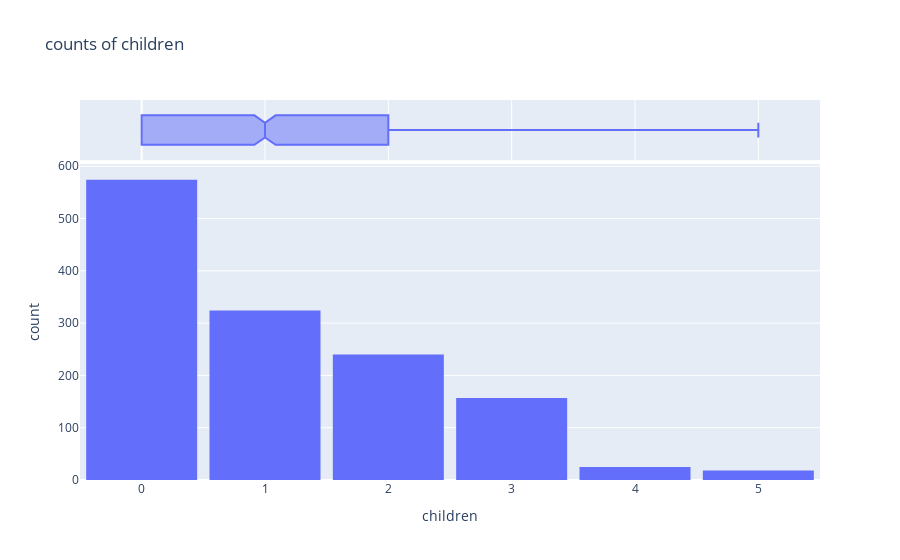

Write notebook code for a chart like this one.
### Code cell
#now I'm just curious
fig = px.histogram(medical_df, 
                   x='children', 
                   marginal='box', 
                   title='counts of children')
fig.update_layout(bargap=0.1)
fig.show()

#ok so it looks like we should expected to see slightly more of 0 in each of the above cetagories

### Figure 1 — Plotly figure (JSON) as saved in the notebook; plotly's stock layout.template omitted (floating-point values rounded to 4 significant figures; data arrays with more than 128 entries replaced by an {"elided": "..."} marker saying what was removed)
{"data": [{"bingroup": "x", "hovertemplate": "children=%{x}<br>count=%{y}<extra></extra>", "legendgroup": "", "marker": {"color": "#636efa", "pattern": {"shape": ""}}, "name": "", "orientation": "v", "showlegend": false, "type": "histogram", "x": {"elided": "1338 int values"}, "xaxis": "x", "yaxis": "y"}, {"hovertemplate": "children=%{x}<extra></extra>", "legendgroup": "", "marker": {"color": "#636efa"}, "name": "", "notched": true, "showlegend": false, "type": "box", "x": {"elided": "1338 int values"}, "xaxis": "x2", "yaxis": "y2"}], "layout": {"bargap": 0.1, "barmode": "relative", "legend": {"tracegroupgap": 0}, "title": {"text": "counts of children"}, "xaxis": {"anchor": "y", "domain": [0, 1], "title": {"text": "children"}}, "xaxis2": {"anchor": "y2", "domain": [0, 1], "matches": "x", "showgrid": true, "showticklabels": false}, "yaxis": {"anchor": "x", "domain": [0, 0.8316], "title": {"text": "count"}}, "yaxis2": {"anchor": "x2", "domain": [0.8416, 1], "matches": "y2", "showgrid": false, "showline": false, "showticklabels": false, "ticks": ""}}}
